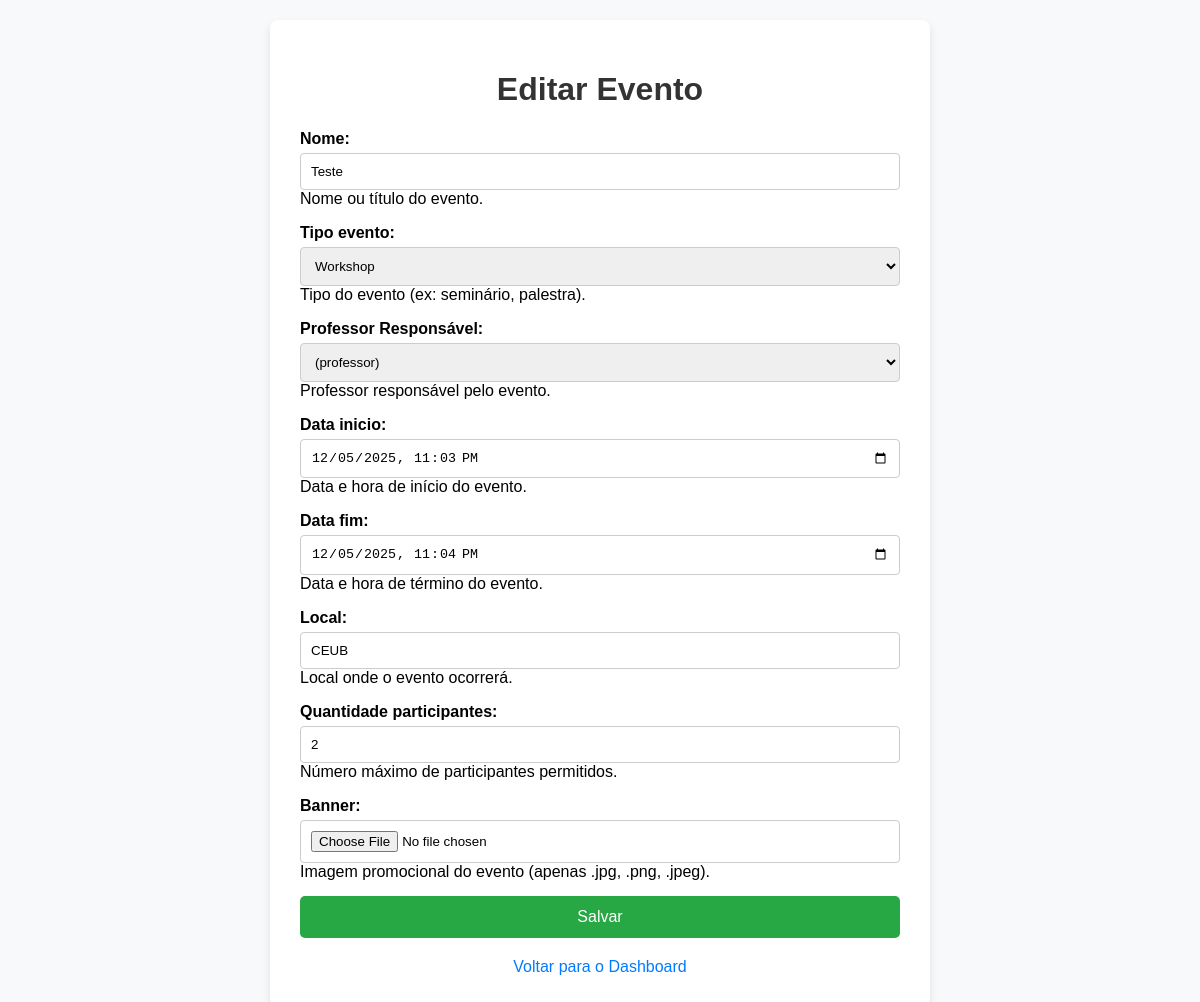
Screenshot of /evento/2/atualizar/ (signed in) with the database file from the repository.
### sgea_app/models.py (models this page shows, shortened)
class Evento(models.Model):
    TIPO_EVENTO_CHOICES = (
        ('seminario', 'Seminário'),
        ('palestra', 'Palestra'),
        ('congresso', 'Congresso'),
        ('workshop', 'Workshop'),
        ('outro', 'Outro'),
    )
    nome = models.CharField(max_length=200, help_text="Nome ou título do evento.")
    tipo_evento = models.CharField(max_length=50, choices=TIPO_EVENTO_CHOICES, help_text="Tipo do evento (ex: seminário, palestra).")
    data_inicio = models.DateTimeField(help_text="Data e hora de início do evento.")
    data_fim = models.DateTimeField(help_text="Data e hora de término do evento.")
    local = models.CharField(max_length=255, help_text="Local onde o evento ocorrerá.")
    quantidade_participantes = models.PositiveIntegerField(
        default=0,
        validators=[MinValueValidator(0)],
        help_text="Número máximo de participantes permitidos.")
    banner = models.ImageField(
        upload_to='eventos/banners/',
        blank=True,
        null=True,
        help_text="Imagem promocional do evento (apenas .jpg, .png, .jpeg).",
        validators=[FileExtensionValidator(allowed_extensions=['jpg', 'jpeg', 'png'])]
    )
    organizador = models.ForeignKey(
        settings.AUTH_USER_MODEL,
        on_delete=models.SET_NULL,
        null=True,
        related_name='eventos_organizados',
        limit_choices_to={'perfil': 'organizador'},
        help_text="Organizador responsável pelo evento."
    )
    participantes = models.ManyToManyField(
        settings.AUTH_USER_MODEL,
        through='Inscricao',
        related_name='eventos_inscritos',
        blank=True
    )
    professor_responsavel = models.ForeignKey(
        settings.AUTH_USER_MODEL,
        on_delete=models.SET_NULL,
        null=True,
        related_name='eventos_responsavel',
        limit_choices_to={'perfil': 'professor'},
        help_text="Professor responsável pelo evento."
    )
    data_criacao = models.DateTimeField(auto_now_add=True)
    data_atualizacao = models.DateTimeField(auto_now=True)
    class Meta:
        db_table = "evento"
        ordering = ["-data_inicio", "nome"]
        verbose_name = "Evento"
        verbose_name_plural = "Eventos"

### sgea_app/views.py (the view)
# urls.py: path('evento/<int:pk>/atualizar/', views.atualizar_evento, name='atualizar_evento'),
@login_required
def atualizar_evento(request, pk):
    evento = get_object_or_404(Evento, pk=pk)
    if evento.organizador != request.user:
        return redirect('organizador_dashboard')
    if request.method == 'POST':
        form = EventoForm(request.POST, request.FILES, instance=evento)
        if form.is_valid():
            form.save()
            return redirect('organizador_dashboard')
    else:
        form = EventoForm(instance=evento)
    return render(request, 'sgea_app/eventos/evento_form.html', {'form': form, 'titulo': 'Editar Evento'})

### sgea_app/forms.py (shortened to what this page needs)
class EventoForm(forms.ModelForm):
    class Meta:
        model = Evento
        fields = [
            'nome',
            'tipo_evento',
            'professor_responsavel',
            'data_inicio',
            'data_fim',
            'local',
            'quantidade_participantes',
            'banner'
        ]
        widgets = {
            'data_inicio': forms.DateTimeInput(
                format='%Y-%m-%dT%H:%M',
                attrs={'type': 'datetime-local', 'class': 'form-control'}
            ),
            'data_fim': forms.DateTimeInput(
                format='%Y-%m-%dT%H:%M',
                attrs={'type': 'datetime-local', 'class': 'form-control'}
            ),
        }
    def __init__(self, *args, **kwargs):
        super(EventoForm, self).__init__(*args, **kwargs)
        for field_name, field in self.fields.items():
            if 'class' not in field.widget.attrs:
                field.widget.attrs['class'] = 'form-control'
        self.fields['professor_responsavel'].label = "Professor Responsável"
        self.fields['professor_responsavel'].empty_label = "Selecione um Professor"

### sgea_app/models.py (called while the page is built)
    def __str__(self):
        return f"{self.first_name} {self.last_name} ({self.username})"

### sgea_app/templates/sgea_app/eventos/evento_form.html (shortened to what this page needs)
<!DOCTYPE html>
<html lang="pt-br">
<head>
</head>
<body>
    <div class="container">
        <h1>{{ titulo }}</h1>
        <form method="post" enctype="multipart/form-data">
            {{ form.as_p }}
            <button type="submit" class="btn-submit">Salvar</button>
        </form>
        <a href="{% url 'organizador_dashboard' %}" class="back-link">Voltar para o Dashboard</a>
    </div>
</body>
</html>

### sgea_app/templates/sgea_app/eventos/evento_form.html (style rules this page uses)
body { font-family: Arial, sans-serif; background-color: #f8f9fa; margin: 0; padding: 20px; }
.container { max-width: 600px; margin: auto; background: #fff; padding: 30px; border-radius: 8px; box-shadow: 0 4px 8px rgba(0,0,0,0.1); }
h1 { text-align: center; color: #333; }
form p { display: flex; flex-direction: column; margin-bottom: 15px; }
label { margin-bottom: 5px; font-weight: bold; }
.form-control { width: 100%; padding: 10px; border-radius: 4px; border: 1px solid #ccc; box-sizing: border-box; }
.btn-submit { background-color: #28a745; color: white; padding: 12px; border: none; border-radius: 5px; cursor: pointer; width: 100%; font-size: 16px; }
.back-link { display: block; text-align: center; margin-top: 20px; color: #007bff; text-decoration: none; }

### rows the page displays
Evento: nome "Teste", tipo_evento "Workshop", professor_responsavel "(professor)", data_inicio "12/05/2025 23:03", data_fim "12/05/2025 23:04", local "CEUB", quantidade_participantes "2"

### other values shown
{{ titulo }} "Editar Evento"
